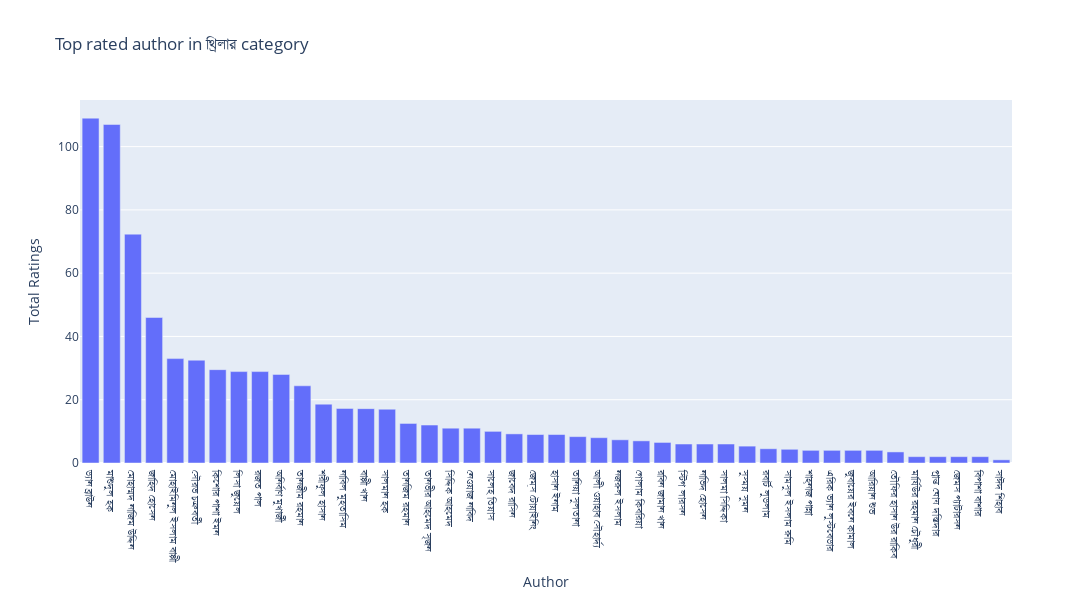

Write notebook code for a chart like this one.
### Markdown cell above
<h4 align="center">Top rated author in থ্রিলার category</h4>

### Code cell
# Top rated author in থ্রিলার category
title_rate_stat = category_stats.groupby('Author')['Total Ratings'].mean().reset_index()
highest_title_rate_stat = title_rate_stat.sort_values(by='Total Ratings', ascending=False)

# Plotting using Plotly
fig = px.bar(highest_title_rate_stat, x='Author', y='Total Ratings',
             title='Top rated author in থ্রিলার category',
             labels={'Author': 'Author', 'Total Ratings': 'Total Ratings'})

# Adjust the figure size
fig.update_layout(
    width=1300,  # Set the width of the figure
    height=600   # Set the height of the figure
)
fig.show()

### Figure 1 — Plotly figure (JSON) as saved in the notebook; plotly's stock layout.template omitted (floating-point values rounded to 4 significant figures)
{"data": [{"alignmentgroup": "True", "hovertemplate": "Author=%{x}<br>Total Ratings=%{y}<extra></extra>", "legendgroup": "", "marker": {"color": "#636efa", "pattern": {"shape": ""}}, "name": "", "offsetgroup": "", "orientation": "v", "showlegend": false, "textposition": "auto", "type": "bar", "x": ["ড্যান ব্রাউন", "মাশুদুল হক", "মোহাম্মদ নাজিম উদ্দিন", "জাহিদ হোসেন", "মোহাইমিনুল ইসলাম বাপ্পী", "সৌরভ চক্রবর্তী", "কিশোর পাশা ইমন", "লিসা জুয়েল", "রজত পাল", "অনির্বাণ মুখার্জী", "তানজীম রহমান", "শরীফুল হাসান", "নাবিল মুহতাসিম", "বাপ্পী খান", "সালমান হক", "তানজিম রহমান", "তানভীর আহমেদ সৃজন", "সিদ্দিক আহমেদ", "নেওয়াজ নাবিদ", "সালেহ তিয়াস", "জাবেদ রাসিন", "জেম্স টোয়াইনিং", "হাসান ইনাম", "তানিয়া সুলতানা", "আলী ওয়াহাব সৌহার্দ্য", "নজরুল ইসলাম", "গোলাম কিবরিয়া", "রবিন জামান খান", "স্টিগ লারসন", "নাভিদ হোসেন", "সালমা সিদ্দিকা", "সুস্ময় সুমন", "রবার্ট লুডলাম", "সামসুল ইসলাম রুমি", "শাহ্নাজ পান্না", "এরিক ভ্যান লুস্টবেডার", "জুবায়ের ইবনে কামাল", "আরিয়ান শুভ", "তৌফির হাসান উর রাকিব", "মার্যিউর রহমান চৌধুরী", "প্রান্ত ঘোষ দস্তিদার", "জেমস প্যাটারসন", "বিপাশা বাশার", "সাঈদ শিহাব"], "xaxis": "x", "y": [109, 107, 72.33, 46, 33, 32.5, 29.5, 28.9, 28.9, 28, 24.4, 18.6, 17.25, 17.18, 17, 12.5, 12, 11, 11, 10, 9.2, 9, 9, 8.333, 8, 7.333, 7, 6.5, 6, 6, 6, 5.333, 4.5, 4.333, 4, 4, 4, 4, 3.5, 2, 2, 2, 2, 1], "yaxis": "y"}], "layout": {"barmode": "relative", "height": 600, "legend": {"tracegroupgap": 0}, "title": {"text": "Top rated author in থ্রিলার category"}, "width": 1300, "xaxis": {"anchor": "y", "domain": [0, 1], "title": {"text": "Author"}}, "yaxis": {"anchor": "x", "domain": [0, 1], "title": {"text": "Total Ratings"}}}}
